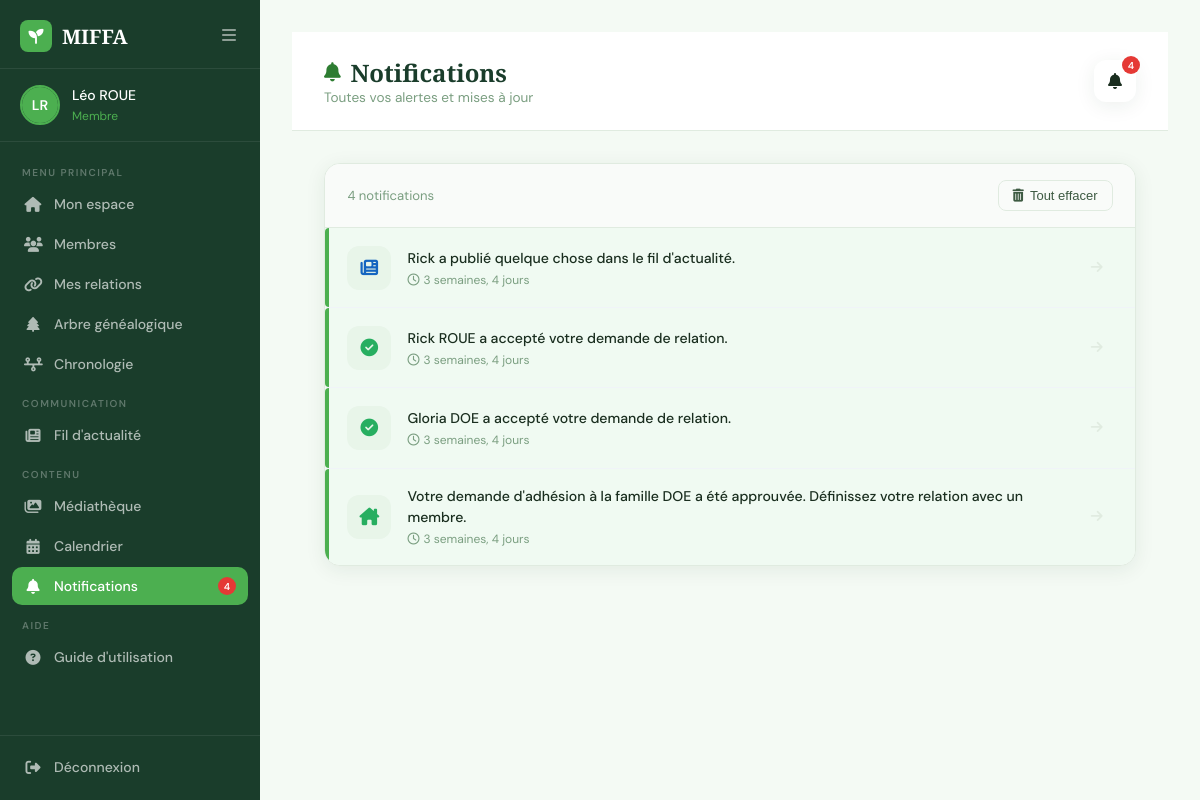
Page /accounts/notifications/ (signed in) on the earlier database version.
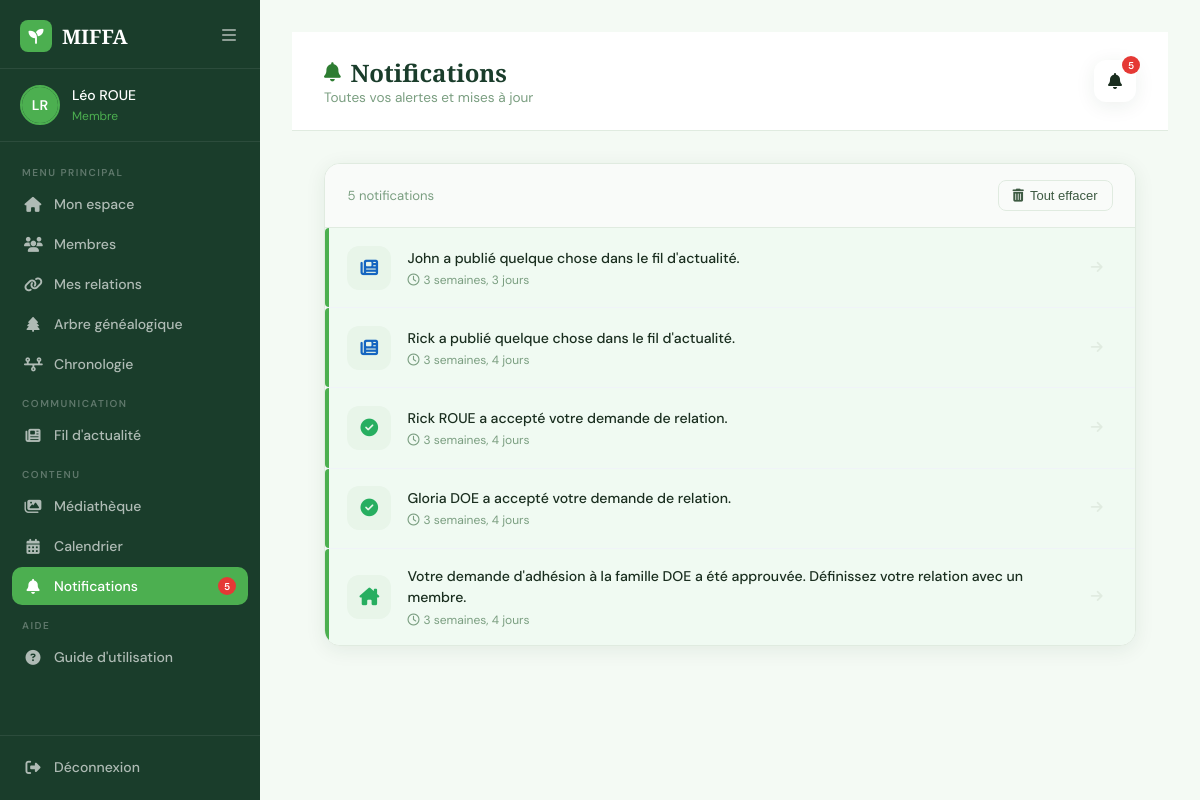
Same page on the later database version.
### accounts/models.py (models this page shows, shortened)
class User(AbstractUser):
    ROLE_CHOICES = (
        ('admin', 'Administrateur'),
        ('member', 'Membre'),
    )
    GENDER_CHOICES = (
        ('M', 'Homme'),
        ('F', 'Femme'),
    )
    email = models.EmailField(unique=True)
    first_name = models.CharField(max_length=150)
    last_name = models.CharField(max_length=150)
    role = models.CharField(max_length=20, choices=ROLE_CHOICES, default='member')
    photo = models.ImageField(upload_to='profiles/', null=True, blank=True)
    bio = models.TextField(blank=True)
    birth_date = models.DateField(default='2000-01-01')
    profession = models.CharField(max_length=150, blank=True)
    phone = models.CharField(max_length=20, blank=True)
    city = models.CharField(max_length=100, blank=True)
    gender = models.CharField(max_length=1, choices=GENDER_CHOICES)
    hide_email = models.BooleanField(default=False)
    hide_birth_date = models.BooleanField(default=False)
    hide_phone = models.BooleanField(default=False)
    hide_profession = models.BooleanField(default=False)
    hide_city = models.BooleanField(default=False)
    is_deceased = models.BooleanField(default=False)
    deceased_marked_by = models.ForeignKey(
        'self', on_delete=models.SET_NULL,
        null=True, blank=True,
        related_name='marked_deceased'
    )
    deceased_at = models.DateTimeField(null=True, blank=True)
    relation_to_family = models.CharField(max_length=100, blank=True, default='')
    family = models.ForeignKey(
        'Family',
        on_delete=models.SET_NULL,
        null=True, blank=True,
        related_name='members'
    )

class Notification(models.Model):
    TYPE_CHOICES = (
        ('relation_request', 'Demande de relation'),
        ('relation_accepted', 'Relation acceptée'),
        ('relation_rejected', 'Relation refusée'),
        ('join_approved', 'Adhésion approuvée'),
        ('new_post', 'Nouvelle publication'),
        ('new_comment', 'Nouveau commentaire'),
        ('new_like', 'Nouveau like'),
        ('new_event', 'Nouvel événement'),
        ('birthday', 'Anniversaire'),
        ('removal_vote', 'Vote de retrait'),
        ('removal_vote_target', 'Vote de retrait — vous concerne'),
    )
    user = models.ForeignKey('User', on_delete=models.CASCADE, related_name='notifications')
    type = models.CharField(max_length=30, choices=TYPE_CHOICES)
    message = models.CharField(max_length=255)
    link = models.CharField(max_length=200, blank=True)
    is_read = models.BooleanField(default=False)
    created_at = models.DateTimeField(auto_now_add=True)
    class Meta:
        ordering = ['-created_at']

### accounts/views.py (the view)
# urls.py: path('notifications/', views.notifications, name='notifications'),
@login_required
def notifications(request):
    notifs = Notification.objects.filter(user=request.user)
    return render(request, 'accounts/notifications.html', {'notifications': notifs})

### accounts/context_processors.py (called while the page is built)
def pending_relation_requests(request):
    if request.user.is_authenticated:
        relation_count = RelationRequest.objects.filter(to_user=request.user, status='pending').count()
        notif_count = Notification.objects.filter(user=request.user, is_read=False).count()
        return {
            'pending_relation_count': relation_count,
            'unread_notif_count': notif_count,
        }
    return {'pending_relation_count': 0, 'unread_notif_count': 0}

### accounts/templates/accounts/notifications.html (shortened to what this page needs)
{% load static %}
<!DOCTYPE html>
<html lang="fr">
<head>
    <link rel="stylesheet" href="https://cdnjs.cloudflare.com/ajax/libs/font-awesome/6.5.0/css/all.min.css">
    <link rel="stylesheet" href="{% static 'global.css' %}">
    <link rel="stylesheet" href="{% static 'accounts/css/dashboard.css' %}">
    <link rel="stylesheet" href="{% static 'accounts/css/notifications.css' %}">
</head>
<body>
<aside class="sidebar" id="sidebar">
    <div class="sidebar-header">
        <a href="{% url 'indexOfAccounts' %}" class="logo">
            <div class="logo-icon"><i class="fa-solid fa-seedling"></i></div>
            <span>MIFFA</span>
        </a>
        <button class="sidebar-toggle" onclick="toggleSidebar()">
            <i class="fa-solid fa-bars"></i>
        </button>
    </div>
    <div class="sidebar-user">
        <div class="user-avatar">
            {% if user.photo %}
            <img src="{{ user.photo.url }}" alt="{{ user.first_name }}">
            {% else %}
            <div class="avatar-placeholder">
                {{ user.first_name|first|upper }}{{ user.last_name|first|upper }}
            </div>
            {% endif %}
        </div>
        <div class="user-info">
            <span class="user-name">{{ user.first_name }} {{ user.last_name }}</span>
            <span class="user-role">{{ user.get_role_display }}</span>
        </div>
    </div>
    <nav class="sidebar-nav">
        <div class="nav-section-label">Menu principal</div>
        <a href="{% url 'dashboard' %}" class="nav-item">
            <i class="fa-solid fa-house"></i><span>Mon espace</span>
        </a>
        <a href="{% url 'members_list' %}" class="nav-item">
            <i class="fa-solid fa-users"></i><span>Membres</span>
        </a>
        <a href="{% url 'add_relation' %}" class="nav-item">
            <i class="fa-solid fa-link"></i>
            <span>Mes relations</span>
        </a>
        <a href="{% url 'family_tree' %}" class="nav-item">
            <i class="fa-solid fa-tree"></i><span>Arbre généalogique</span>
        </a>
        <a href="{% url 'timeline_view' %}" class="nav-item">
            <i class="fa-solid fa-timeline"></i><span>Chronologie</span>
        </a>
        <div class="nav-section-label">Communication</div>
        <a href="{% url 'news_feed' %}" class="nav-item">
            <i class="fa-solid fa-newspaper"></i><span>Fil d'actualité</span>
        </a>
        <div class="nav-section-label">Contenu</div>
        <a href="{% url 'media_library' %}" class="nav-item">
            <i class="fa-solid fa-images"></i><span>Médiathèque</span>
        </a>
        <a href="{% url 'calendar_view' %}" class="nav-item">
            <i class="fa-solid fa-calendar-days"></i><span>Calendrier</span>
        </a>
        <a href="{% url 'notifications' %}" class="nav-item active">
            <i class="fa-solid fa-bell"></i>
            <span>Notifications</span>
            {% if unread_notif_count %}
            <span class="notif-badge" style="position:relative;top:auto;right:auto;margin-left:auto;">
                {{ unread_notif_count }}
            </span>
            {% endif %}
        </a>
        <div class="nav-section-label">Aide</div>
        <a href="{% url 'user_guide' %}" class="nav-item">
            <i class="fa-solid fa-circle-question"></i>
            <span>Guide d'utilisation</span>
        </a>
    </nav>
    <div class="sidebar-footer">
        <a href="{% url 'deconnexion' %}" class="nav-item logout">
            <i class="fa-solid fa-right-from-bracket"></i><span>Déconnexion</span>
        </a>
    </div>
</aside>
<main class="main-content">
    <div class="notif-topbar">
        <div>
            <h1><i class="fa-solid fa-bell"></i> Notifications</h1>
            <p>Toutes vos alertes et mises à jour</p>
        </div>
        <div class="topbar-right">
            <a href="{% url 'notifications' %}" class="notif-btn" style="text-decoration:none;color:inherit;">
                <i class="fa-solid fa-bell"></i>
                {% if unread_notif_count %}
                <span class="notif-badge">{{ unread_notif_count }}</span>
                {% endif %}
            </a>
        </div>
    </div>
    <div class="notif-page">
        <div class="notif-list">
            {% if notifications %}
            <div class="notif-header-row" style="display:flex;justify-content:space-between;align-items:center;">
                <span class="notif-count">{{ notifications|length }} notification{{ notifications|length|pluralize }}</span>
                <form method="POST" action="{% url 'clear_notifications' %}"
                      onsubmit="return confirm('Supprimer toutes vos notifications ?');">
                    <button type="submit"
                            style="background:none;border:1px solid var(--border);color:var(--text-mid);padding:7px 14px;border-radius:8px;font-size:13px;font-weight:500;cursor:pointer;display:flex;align-items:center;gap:6px;transition:all 0.2s;">
                        <i class="fa-solid fa-trash-can"></i> Tout effacer
                    </button>
                </form>
            </div>
            {% for notif in notifications %}
            <a href="{% url 'mark_notification_read' notif.id %}"
               class="notif-item {% if not notif.is_read %}unread{% endif %}"
               style="text-decoration:none;">
                <div class="notif-icon">
                    {% if notif.type == 'relation_request' %}
                    <i class="fa-solid fa-link" style="color:#1F4E79;"></i>
                    {% elif notif.type == 'relation_accepted' %}
                    <i class="fa-solid fa-circle-check" style="color:#27ae60;"></i>
                    {% elif notif.type == 'relation_rejected' %}
                    <i class="fa-solid fa-circle-xmark" style="color:#e53935;"></i>
                    {% elif notif.type == 'join_approved' %}
                    <i class="fa-solid fa-house-chimney" style="color:#27ae60;"></i>
                    {% elif notif.type == 'new_post' %}
                    <i class="fa-solid fa-newspaper" style="color:#1565c0;"></i>
                    {% elif notif.type == 'new_event' %}
                    <i class="fa-solid fa-calendar-days" style="color:#e67e22;"></i>
                    {% elif notif.type == 'birthday' %}
                    <i class="fa-solid fa-cake-candles" style="color:#7b1fa2;"></i>
                    {% elif notif.type == 'new_like' %}
                    <i class="fa-solid fa-heart" style="color:#e53935;"></i>
                    {% elif notif.type == 'new_comment' %}
                    <i class="fa-solid fa-comment" style="color:#1565c0;"></i>
                    {% elif notif.type == 'new_album' %}
                    <i class="fa-solid fa-folder-plus" style="color:#7b1fa2;"></i>
                    {% elif notif.type == 'new_media' %}
                    <i class="fa-solid fa-photo-film" style="color:#7b1fa2;"></i>
                    {% elif notif.type == 'removal_vote' %}
                    <i class="fa-solid fa-vote-yea" style="color:#c2185b;"></i>
                    {% elif notif.type == 'removal_vote_target' %}
                    <i class="fa-solid fa-triangle-exclamation" style="color:#e67e22;"></i>
                    {% else %}
                    <i class="fa-solid fa-bell" style="color:#7a8fa6;"></i>
                    {% endif %}
                </div>
                <div class="notif-content">
                    <p>{{ notif.message }}</p>
                    <small><i class="fa-regular fa-clock"></i> {{ notif.created_at|timesince }}</small>
                </div>
                <div class="notif-link">
                    <i class="fa-solid fa-arrow-right"></i>
                </div>
            </a>
            {% endfor %}
            {% else %}
            <div class="empty-state">
                <i class="fa-solid fa-bell-slash"></i>
                <p>Aucune notification pour le moment</p>
            </div>
            {% endif %}
        </div>
    </div>
</main>
</body>
</html>

### static/global.css (style rules this page uses)
:root { --green-deep: #1a3d2b; --green-mid: #2e7d32; --green-soft: #4caf50; --green-light: #e8f5e9; --green-pale: #f4faf4; --cream: #fdfaf5; --text-dark: #1a2e1f; --text-mid: #3d5a42; --text-light: #7a9e80; --white: #ffffff; --red: #e53935; --border: #c8e6c9; --shadow: 0 8px 32px rgba(26,61,43,0.12); }
* { margin: 0; padding: 0; box-sizing: border-box; }
html { scroll-behavior: smooth; }
body { font-family: 'DM Sans', sans-serif; background: var(--cream); color: var(--text-dark); overflow-x: hidden; }
.logo { display: flex; align-items: center; gap: 10px; font-family: 'Playfair Display', serif; font-size: 24px; font-weight: 700; color: var(--green-deep); text-decoration: none; }
.logo-icon { width: 38px; height: 38px; background: var(--green-mid); border-radius: 10px; display: flex; align-items: center; justify-content: center; color: white; font-size: 18px; }

### accounts/static/accounts/css/dashboard.css (style rules this page uses)
:root { --green-deep: #1a3d2b; --green-mid: #2e7d32; --green-soft: #4caf50; --green-light: #e8f5e9; --green-pale: #f4faf4; --cream: #fdfaf5; --text-dark: #1a2e1f; --text-mid: #3d5a42; --text-light: #7a9e80; --white: #ffffff; --red: #e53935; --border: #e0ebe0; --shadow: 0 4px 20px rgba(26,61,43,0.08); --sidebar-w: 260px; }
* { margin: 0; padding: 0; box-sizing: border-box; }
body { font-family: 'DM Sans', sans-serif; background: var(--green-pale); color: var(--text-dark); display: flex; min-height: 100vh; }
.sidebar { width: var(--sidebar-w); background: var(--green-deep); display: flex; flex-direction: column; position: fixed; top: 0; left: 0; bottom: 0; z-index: 100; transition: width 0.3s; overflow: hidden; }
.sidebar-header { display: flex; align-items: center; justify-content: space-between; padding: 20px 20px 16px; border-bottom: 1px solid rgba(255,255,255,0.08); }
.logo { display: flex; align-items: center; gap: 10px; font-family: 'Playfair Display', serif; font-size: 20px; font-weight: 700; color: white; text-decoration: none; }
.logo-icon { width: 32px; height: 32px; background: var(--green-soft); border-radius: 8px; display: flex; align-items: center; justify-content: center; font-size: 15px; color: white; flex-shrink: 0; }
.sidebar-toggle { background: none; border: none; color: rgba(255,255,255,0.5); cursor: pointer; font-size: 16px; padding: 4px; transition: color 0.2s; }
.sidebar-user { display: flex; align-items: center; gap: 12px; padding: 16px 20px; border-bottom: 1px solid rgba(255,255,255,0.08); }
.user-avatar { width: 40px; height: 40px; border-radius: 50%; overflow: hidden; flex-shrink: 0; border: 2px solid var(--green-soft); }
.avatar-placeholder { width: 100%; height: 100%; background: var(--green-soft); display: flex; align-items: center; justify-content: center; color: white; font-size: 14px; font-weight: 600; }
.user-info { overflow: hidden; }
.user-name { display: block; font-size: 14px; font-weight: 500; color: white; white-space: nowrap; overflow: hidden; text-overflow: ellipsis; }
.user-role { font-size: 12px; color: var(--green-soft); }
.sidebar-nav { flex: 1; padding: 12px 12px; overflow-y: auto; }
.nav-section-label { font-size: 10px; font-weight: 600; letter-spacing: 1.5px; text-transform: uppercase; color: rgba(255,255,255,0.3); padding: 12px 10px 6px; white-space: nowrap; }
.nav-item { display: flex; align-items: center; gap: 12px; padding: 10px 12px; border-radius: 10px; color: rgba(255,255,255,0.65); text-decoration: none; font-size: 14px; font-weight: 500; transition: all 0.2s; margin-bottom: 2px; white-space: nowrap; }
.nav-item i { font-size: 15px; flex-shrink: 0; width: 18px; text-align: center; }
.nav-item.active { background: var(--green-soft); color: white; }
.sidebar-footer { padding: 12px; border-top: 1px solid rgba(255,255,255,0.08); }
.main-content { margin-left: var(--sidebar-w); flex: 1; padding: 32px; transition: margin-left 0.3s; min-height: 100vh; }
.notif-btn { position: relative; width: 42px; height: 42px; background: var(--white); border-radius: 12px; display: flex; align-items: center; justify-content: center; cursor: pointer; box-shadow: var(--shadow); color: var(--text-mid); font-size: 16px; }
.notif-badge { position: absolute; top: -4px; right: -4px; width: 18px; height: 18px; background: var(--red); color: white; border-radius: 50%; font-size: 10px; display: flex; align-items: center; justify-content: center; font-weight: 600; }

Differences in the rows shown:
added Notification: type "new_post" (drawn), message "John a publié quelque chose dans le fil d'actualité.", created_at "3 semaines, 3 jours"
Other differences:
{{ unread_notif_count }}: "4" → "5"
{{ notifications|length }}: "4" → "5"
